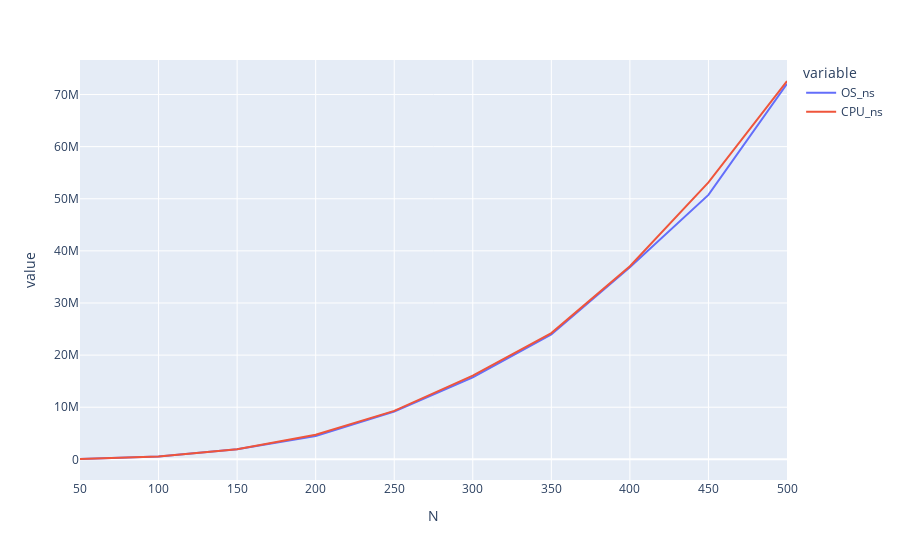

The notebook cell saved with this chart:
### Code cell
import plotly.express as px 
import pandas as pd

fns = ['jki', 'kji', 'jik', 'ijk', 'kij', 'ikj']
_df = lambda _id: get_df(conn, _id, fns[5])


df = pd.merge(
    _df(bench_id_OS_timer).rename(columns={"t":"OS_ns"}),
    _df(bench_id_CPU_timer).rename(columns={"t": "CPU_ns"}), on="N")
fig = px.line(df, x = 'N', y = ["OS_ns", "CPU_ns"])
fig.show()

### Figure 1 — Plotly figure (JSON) as saved in the notebook; plotly's stock layout.template omitted (floating-point values rounded to 4 significant figures)
{"data": [{"hovertemplate": "variable=OS_ns<br>N=%{x}<br>value=%{y}<extra></extra>", "legendgroup": "OS_ns", "line": {"color": "#636efa", "dash": "solid"}, "marker": {"symbol": "circle"}, "mode": "lines", "name": "OS_ns", "orientation": "v", "showlegend": true, "type": "scatter", "x": [50, 100, 150, 200, 250, 300, 350, 400, 450, 500], "xaxis": "x", "y": [65306, 564046, 1917096, 4491923, 9180524, 15733367, 23992400, 36845777, 50744862, 72072283], "yaxis": "y"}, {"hovertemplate": "variable=CPU_ns<br>N=%{x}<br>value=%{y}<extra></extra>", "legendgroup": "CPU_ns", "line": {"color": "#EF553B", "dash": "solid"}, "marker": {"symbol": "circle"}, "mode": "lines", "name": "CPU_ns", "orientation": "v", "showlegend": true, "type": "scatter", "x": [50, 100, 150, 200, 250, 300, 350, 400, 450, 500], "xaxis": "x", "y": [85160.0, 560200.0, 1923000.0, 4716000.0, 9301000.0, 16060000.0, 24220000.0, 37060000.0, 53150000.0, 72590000.0], "yaxis": "y"}], "layout": {"autosize": true, "legend": {"title": {"text": "variable"}, "tracegroupgap": 0}, "margin": {"t": 60}, "xaxis": {"anchor": "y", "autorange": true, "domain": [0, 1], "range": [50, 500], "title": {"text": "N"}, "type": "linear"}, "yaxis": {"anchor": "x", "autorange": true, "domain": [0, 1], "range": [-3964000.0, 76620000.0], "title": {"text": "value"}, "type": "linear"}}}
